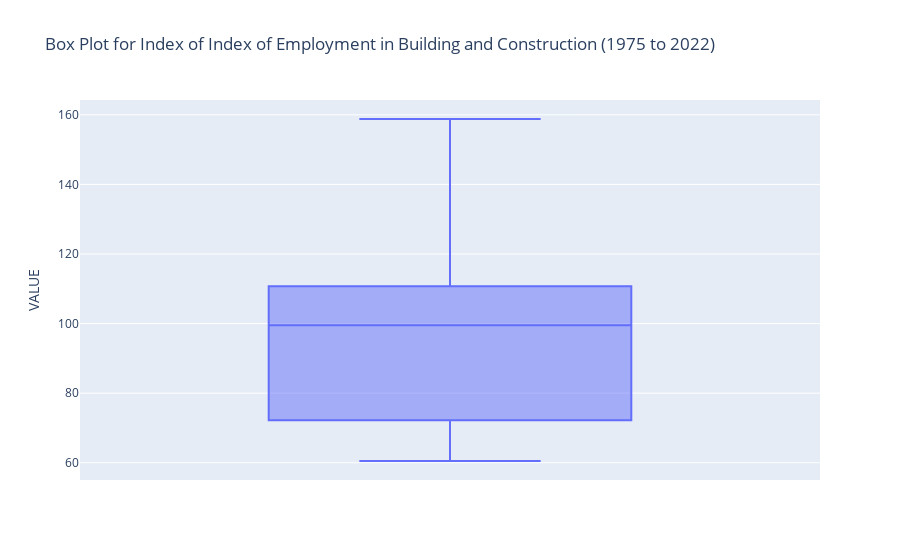

Notebook code for this chart:
### Code cell
# box plot for index of employment in Ireland (1975 to )
px.box(index_employ, y="VALUE", title="Box Plot for Index of Index of Employment in Building and Construction (1975 to 2022)")

### Figure 1 — Plotly figure (JSON) as saved in the notebook; plotly's stock layout.template omitted (floating-point values rounded to 4 significant figures)
{"data": [{"alignmentgroup": "True", "hovertemplate": "VALUE=%{y}<extra></extra>", "legendgroup": "", "marker": {"color": "#636efa"}, "name": "", "notched": false, "offsetgroup": "", "orientation": "v", "showlegend": false, "type": "box", "x0": " ", "xaxis": "x", "y": [133.2, 128.1, 134.8, 147, 158.8, 156.1, 152.9, 135.6, 110.7, 101.1, 87.1, 75.7, 64.9, 60.5, 66.7, 72.2, 69.8, 68.4, 64.3, 65.9, 68.8, 74.4, 81.4, 88.5, 94.2, 100, 101.7, 99.3, 99.8, 103.2, 107, 109.6, 107.5, 90.7], "y0": " ", "yaxis": "y"}], "layout": {"boxmode": "group", "legend": {"tracegroupgap": 0}, "title": {"text": "Box Plot for Index of Index of Employment in Building and Construction (1975 to 2022)"}, "xaxis": {"anchor": "y", "domain": [0, 1]}, "yaxis": {"anchor": "x", "domain": [0, 1], "title": {"text": "VALUE"}}}}
